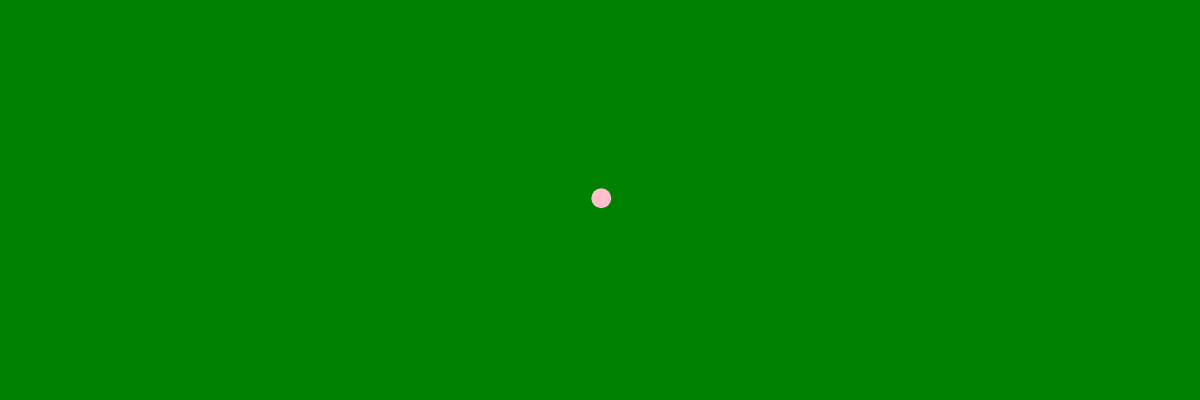
Frame 1 (no input)
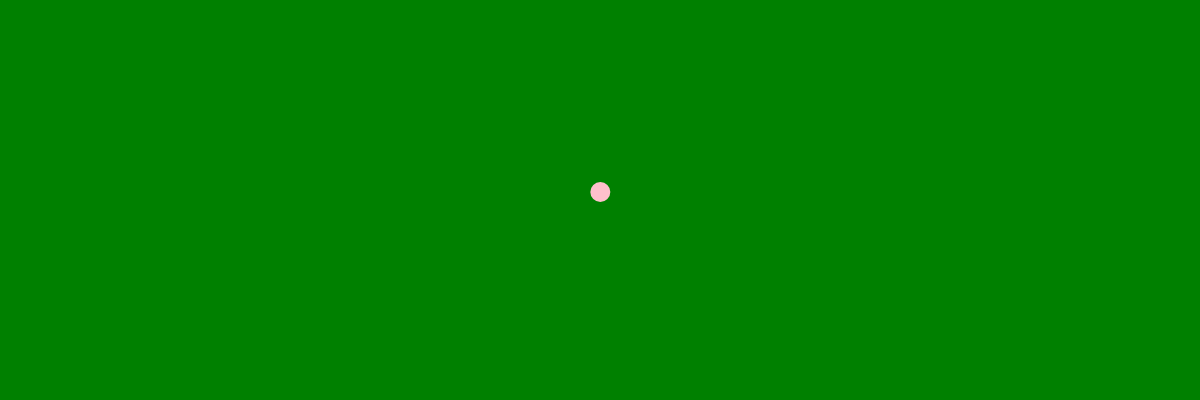
Frame 60 (no input)
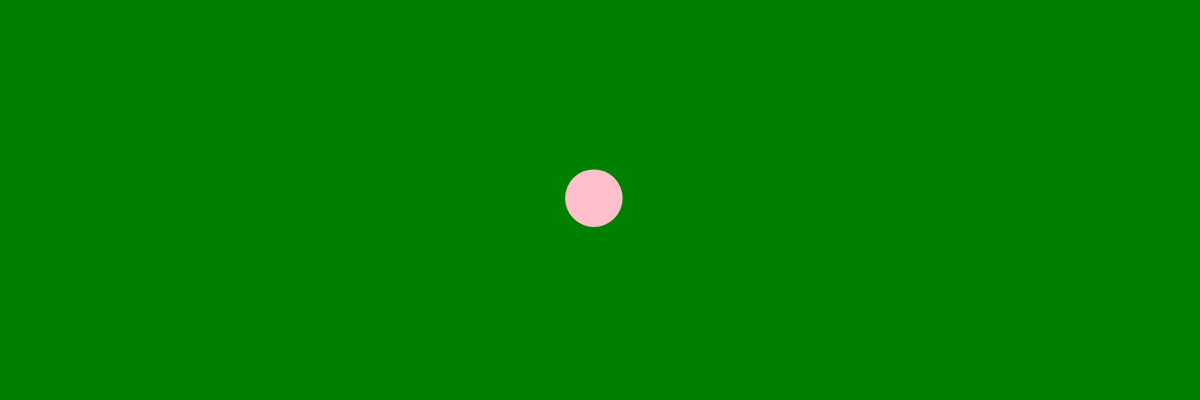
Frame 120 (the mouse pressed at the canvas centre since frame 60)

The p5.js sketch that drew these frames (run headless with seeded random() and noise() and a simulated clock; from frame 60 on, the mouse is pressed at the canvas centre):

// p5.js sketch
// ── sketch.js
let bubbles = [];

function setup() {
    createCanvas(windowWidth, 400);
    let b = new Bubble(width/2, height/2, 10);
    bubbles.push(b);
}

function mousePressed() {
    let r = random(5, 30);
    let b = new Bubble(mouseX, mouseY, r);
    bubbles.push(b);
}

function mouseDragged() {
  let r = random (5, 30);
  let b = new Bubble(mouseX, mouseY, r);
  bubbles.push(b);
}

function draw() {
    background('green');
    for (let i = 0; i < bubbles.length; i++) {
        bubbles[i].move();
        bubbles[i].show();
    }
}

class Bubble {
    constructor(x, y, r) {
        this.x = x;
        this.y = y;
        this.r = r;
    }

    move() {
        this.x = this.x + random(-3, 3);
        this.y = this.y + random(-3, 3);
    }

    show() {

        noStroke();
        fill('pink');
        ellipse(this.x, this.y, this.r * 2);
    }
}
